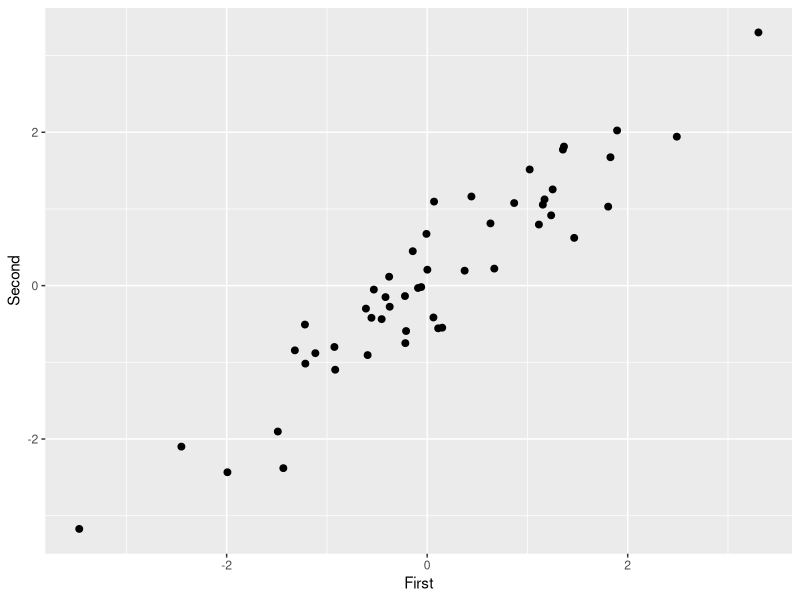
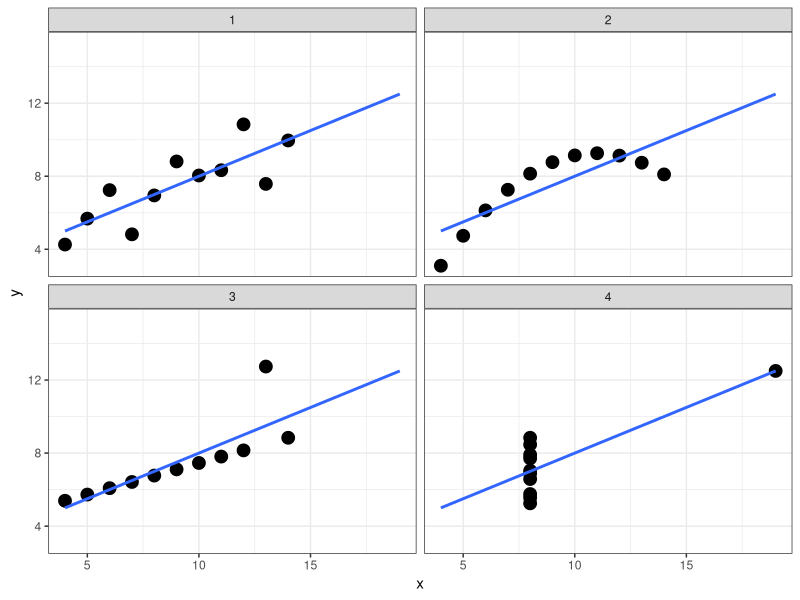

Recreate these plots in R, in order. (Note: this script raises an error after producing the figures.)
#Example of Matrix
First <-rnorm(50)
Second <- First + rnorm(50,mean=0,sd=0.4)
data<- as.data.frame(cbind(First,Second))
summary(data)
library(ggplot2)
#Visulization
ggplot( data, aes(x=First,y=Second))+geom_point(size=2)

#Basic function on Matrix
data("anscombe")
anscombe
levels <- gl(4, nrow(anscombe))
mydata <-with(anscombe,data.frame(x=c(x1,x2,x3,x4),y=c(y1,y2,y3,y4),
mygroup=levels))
mydata
theme_set(theme_bw())
ggplot(mydata, aes(x,y)) + geom_point(size=4) +
  geom_smooth(method="lm", fill=NA, fullrange=TRUE) + facet_wrap(~mygroup)

#Missing data in R
X <-c(1,2,3,NA,5)
X
is.na(X)
mean(X)
mean(x, na.rm=TRUE)
DF <- data.frame( x= c(12,9,23), y=c(10,20,NA))
DF
DF1 <- na.exclude(DF)
DF1
max(DF)
max(DF, na.rm=TRUE)
max(DF1)

#Dot chat and Bar Plot
data(mtcars)
dotchart(mtcars$mpg, labels=row.names(mtcars), cex=0.6,
         main="Miles per Gallons of car models", xlab="mpg")
barplot(table(mtcars$cyl), main="Dist of Car Cylinder Count",
        xlab="Number of cylinders")

#Stem and leaf VS Histogram
x<-c(12, 13, 21, 27, 33, 34, 35, 37, 46, 51, 51, 57)
x
stem(x)
hist(x)

#Histogram And Density Plot
income <- 1000 * rlnorm(4000,meanlog = 4, sdlog = 0.7)
summary(income)
hist( income, breaks =500, xlab="Income", main ="Histogram of Income")
rug(income)
plot(density(log10(income),adjust=0.5),main="Log10 Scale Distribution")
rug(log10(income))

#Nicer Density Plot
library("ggplot2")
data(diamonds)
nicediamonds <- diamonds [diamonds$cut=="Premium" | diamonds$cut=="Ideal",]
summary(nicediamonds$cut)

#Showing Three variables
data("mtcars")
cars <- mtcars[order(mtcars$mpg),]
cars$cyl <- factor(cars$cyl)
cars$color[cars$cyl==4] <-"Red"
cars$color[cars$cyl==6] <-"Blue"
cars$color[cars$cyl==8] <-"Green"
dotchart(cars$mpg, labels=row.names(cars), cex=.7,
         groups=cars$cyl, main="Miles per Gallon",
         xlab="Miles oer Gallon", color= cars$color, gcolor='Black')

#creating a different type of matrix
A<- matrix(1:10, nrow=5)
A
B<- matrix( 21:40, nrow=2)
B
c <- matrix(1:100, 20)
c
D <- matrix(0,4,4)
D
E <- matrix(0,10)
E
F <- matrix(c(4,5,6,2,3,4,12,34,45,10,55,32),4,3)
F

#Matrix Creation by "Snaking"
Data <- 1:20
A <-matrix(Data, 4,5)
A
A
B <-matrix(Data,4,5,byrow=TRUE)
B
C<-A+B
C

#Matrix Creation by Sticking
r1 <- c("I", "am","happy")
r2 <- c("what", "a","day")
r3 <-1:3

c <- rbind(r1,r2,r3)
c

D <-cbind(r1,r2,r3)
D

#Matrix functions
A <- matrix(1:10, nrow=5)
A
nrow(A)
ncol(A)
dim(A)
typeof(A)
B <-t(A)
B

#Matrix acess
A <- matrix(1:10, nrow=5)
A
A[1,1]
A[,1]
A[1]
A[-2,]
A[,-2]
A[-2,2]

#Named Vector
Charlie <- 7:11
Charlie
names(Charlie) <- c("a", "b","c","d","e")
Charlie
Charlie[4]
Charlie["d"]
names(Charlie)

#clear names
names(Charlie) <- NULL
Charlie

#Named matrix
temp <- rep(c("a","b","c"),each=3)
temp
Bravo <- matrix(temp,3,3)
Bravo
rownames(Bravo) <- c("Tom","Dick","Harry")
Bravo
colnames(Bravo) <- c("Alice","Jane","Mary")
Bravo
Bravo[2,3] <-0
Bravo
rownames(Bravo)
colnames(Bravo)

#Big Basketball project
Games
rownames(Games)
colnames(Games)
Games["LeBronJames","2012"]
FieldGoals

#Approx number of goals per game rounded to 2 decimal points
round( FieldGoals / Games, 2)
round (MinutesPlayed / Games)
round(Salary/Games)
round(Salary/FieldGoals)

# plots COLUMNS against each other
?matplot
FieldGoals
t(FieldGoals)
matplot(FieldGoals)
matplot(t(FieldGoals))

# Let's check out the parameters, but ggplot is much better
matplot(t(FieldGoals/Games), type="b", pch=15:18, col=c(1:4,6))
legend("bottomleft", inset=0.01, legend=Players,pch=15:18, col=c(1:4,6),horiz=FALSE)
matplot(t(FieldGoals/FieldGoalAttempts), type="b", pch=15:18, col=c(1:4,6))

#Dwight Howard has the best performance

#Subsetting in a vector
x <-c("a","b","c","d","e")
x
x[c(1,4)]
x[1]

#Subsetting in a matrix
Games
Games[1:3, 6:10]
Games[c(1,10)]
Games[ , c("2008","2009")]
Games[1,]
Games[1,5]
is.matrix(Games[1,])
is.vector(Games[1,])
Games[1, , drop=F]
is.matrix(Games[1, , drop=F])
is.vector(Games[1, ,  drop=F])
Games[1,5, drop=F]

#Matplotting a subset
matplot(t(MinutesPlayed), type="b", pch=15:18, col=c(1:4,6),)
legend("bottomleft", inset=0.01, legend=Players,pch=15:18, col=c(1:4,6), horiz=FALSE)
Data <- MinutesPlayed[1:3, ]
matplot(t(Data), type="b", pch=15:18, col=c(1:4,6))
legend("bottomleft", inset=0.01, legend=Players[1:3],pch=15:18, col=c(1:4,6), horiz=FALSE)

#One player, notice the error
Data <- MinutesPlayed[1, ]
matplot(t(Data), type="b", pch=15:18, col=c(1:4,6))
legend("bottomleft", inset=0.01, legend=Players[1],pch=15:18, col=c(1:4,6), horiz=FALSE)


#Fixed it
Data <- MinutesPlayed[1, , drop=FALSE]
matplot(t(Data), type="b", pch=15:18, col=c(1:4,6))
legend("bottomleft", inset=0.01, legend=Players[1],pch=15:18, col=c(1:4,6), horiz=FALSE)



# Writing your own function!
myplot <-function(rows){
  Data <- MinutesPlayed[rows, ,drop=F]
  matplot(t(Data), type="b", pch=15:18, col=c(1:4,6))
  legend("bottomleft", inset=0.01, legend=Players[rows],pch=15:18, col=c(1:4,6), horiz=FALSE)
}
myplot(3:5)
myplot(7)
myplot(c(1,7))

myplot2 <-function(mat,rows=1:10){ 
  Data <- mat[rows, ,drop=F]
  matplot(t(Data), type="b", pch=15:18, col=c(1:4,6))
  legend("bottomleft", inset=0.01, legend=Players[rows],pch=15:18, col=c(1:4,6), horiz=FALSE)
}
myplot2(Points,1:10)
myplot2(Salary,1:3)
myplot2(Salary)
myplot2(MinutesPlayed/Games, 3:5)

#Data Visualization
myplot2(Salary)
myplot2(Salary/Games)
myplot2(Salary/FieldGoals)
myplot2(MinutesPlayed)
myplot2(Points)
myplot2(FieldGoals/Games)
myplot2(FieldGoals/FieldGoalAttempts)
myplot2(FieldGoalAttempts/Games) 
myplot2(Points/Games) 
myplot2(MinutesPlayed/Games) 
myplot2(Games)

